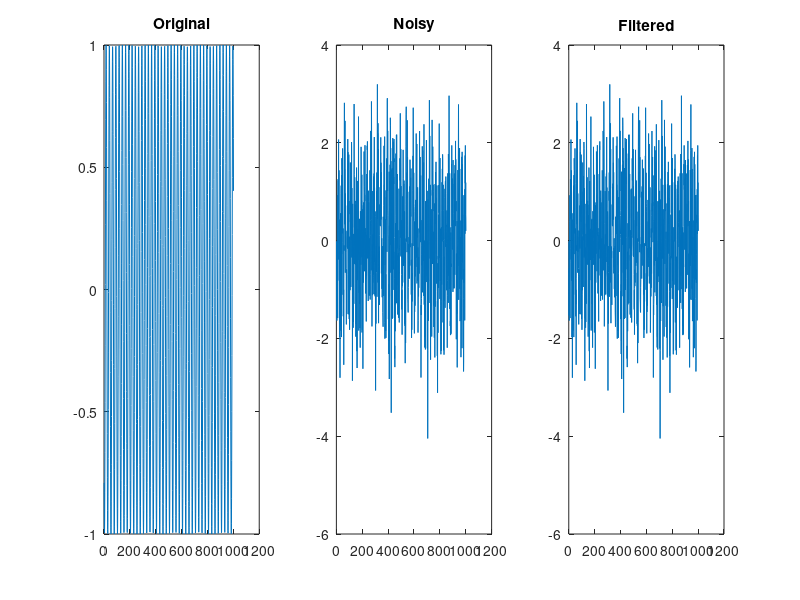

This chart was generated by the following MATLAB code:
clear; clc; close all
n = 0 : 1000;
phi = rand(1)*2*pi;
s = sin(0.25*n + phi);

w = randn(1, length(n));
v = filter(1, [1, -0.6], w);

x = s + w;

%%
hW = [];
w_hat = filter(hW, 1, v);
norm(w - w_hat)
x_hat = x - w_hat;

%%
subplot(131);plot(s);title('Original')
subplot(132);plot(x);title('Noisy')
subplot(133);plot(x_hat);title('Filtered')
